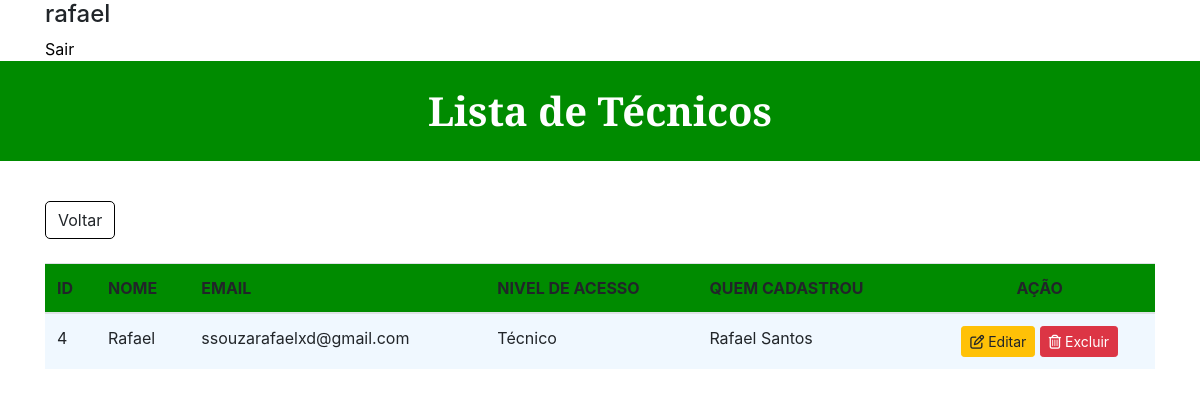
/listar_tecnico.php (signed in), run on the app's committed database.
### tables this page shows
CREATE TABLE `tb_tecnico` (
  `id_tec` int(11) NOT NULL,
  `nome_tec` varchar(75) NOT NULL,
  `email` varchar(75) NOT NULL,
  `nivel` varchar(1) NOT NULL,
  `quem_cadastrou` varchar(50) NOT NULL
);

### listar_tecnico.php (the view, shortened to what this page needs)
<!DOCTYPE html>
<html>
<head>
	<link rel="stylesheet" href="https://stackpath.bootstrapcdn.com/bootstrap/4.4.1/css/bootstrap.min.css">
</head>
<body>
	<div class="container">
		<h4><?php echo $_SESSION['login'];?></h4>
		<a style="color: black;" id="formLogin" href="logout.php">Sair</a>
	</div>
	<h1 id="formTitulo">Lista de Técnicos</h1>
	<div class="container" style="margin-top: 40px">
		<div style="text-align: left;">
		 		<a href="menu.php" role="button" class="btn" style="border-radius: 1px; border-color: black; border-radius: 5px;">Voltar</a>
		 	</div>
		<br>
		<table class="table">
		  <thead style="background-color: #008B00;">
		    <tr>
		      <th scope="col">ID</th>
		      <th scope="col">NOME</th>
		      <th scope="col">EMAIL</th>
		      <th scope="col">NIVEL DE ACESSO</th>
		      <th scope="col">QUEM CADASTROU</th>
		      <th scope="col"><center>AÇÃO</center></th>
		    </tr>
		  </thead>
		  <tbody>
		    	<?php
		    		include 'conexao.php';
		    		$sql = "SELECT * FROM `tb_tecnico`";
		    		$busca = mysqli_query($conexao,$sql);
		    		while ($array = mysqli_fetch_array($busca)) {
		    			$id 			=	$array['id_tec'];
		    			$nome 			=	$array['nome_tec'];
		   				$email 			=	$array['email'];
		   				$nivel			= 	$array['nivel'];
		   				$responsavel	=	$array['quem_cadastrou'];
		    		?>
					<tr>
		      		<td style="background-color: #F0F8FF;"><?php echo $id 					?></td>
		      		<td style="background-color: #F0F8FF;"><?php echo $nome 		 		?></td>
		      		<td style="background-color: #F0F8FF;"><?php echo $email 				?></td>
		      		<td style="background-color: #F0F8FF;"><?php
			      		if ($nivel==2) {
			      				echo $label= "Técnico";
			      			}
			      	?></td>
		      		<td style="background-color: #F0F8FF;"><?php echo $responsavel			?></td>
		      		<td style="background-color: #F0F8FF;"><center>
		      			<a class="btn btn-warning btn-sm" href="editar_tecnico.php?id=<?php echo $id ?>" role="button"><i class="far fa-edit"></i>&nbsp;Editar</a>
		      			<a class="btn btn-danger btn-sm" style="color:#fff" href="_deletar_tecnico.php?id=<?php echo $id ?>" role="button"><i class="far fa-trash-alt"></i>&nbsp;Excluir</a>
		      		</center></td>
		      	<?php } ?>
		    </tr>
		  </tbody>
		</table>
	</div>
</body>
</html>

### listar_tecnico.php (style rules this page uses)
#formTitulo { margin-top: 0px; background-color: #008B00; color: #ffffff; align-items: center; justify-content: center; border-radius: 0px; font-weight: bold; font-family: 'Libre Baskerville', serif; height: 100px; display: flex; }

### data on the page
tb_tecnico: id_tec "4", nome_tec "Rafael", email "ssouzarafaelxd@gmail.com", quem_cadastrou "Rafael Santos"

### other printed values
$_SESSION['login'] "rafael"
